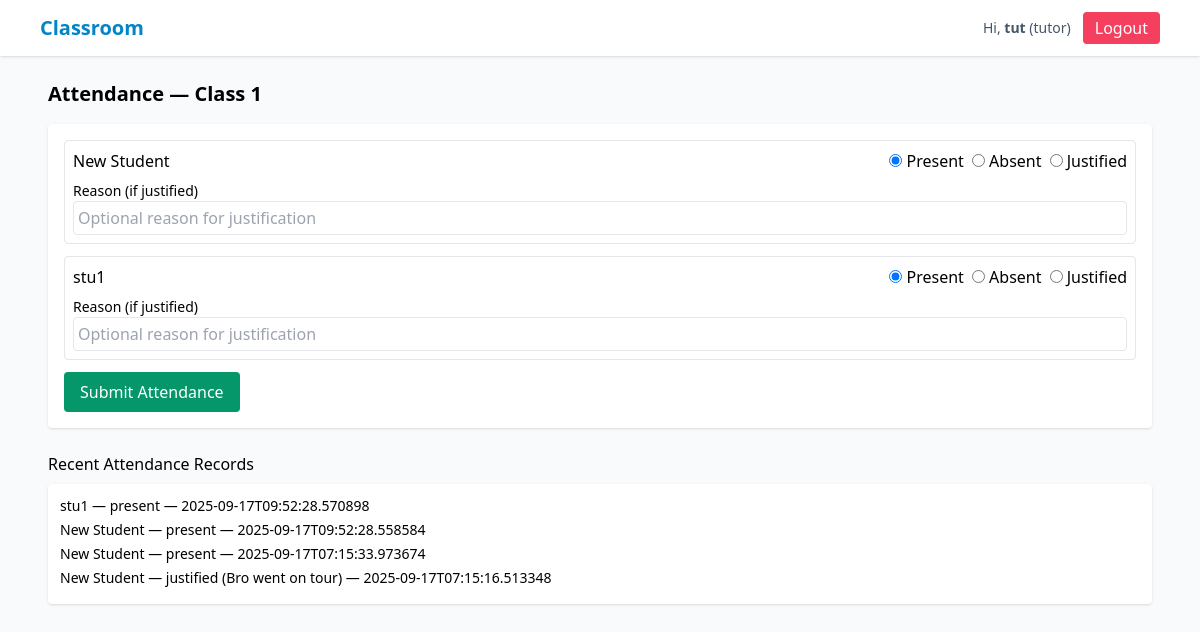
The page /tutor/1/attendance (signed in) on the database its author committed.
### tables this page shows
CREATE TABLE users (
      id INTEGER PRIMARY KEY AUTOINCREMENT,
      name TEXT NOT NULL,
      email TEXT UNIQUE NOT NULL,
      password_hash TEXT NOT NULL,
      role TEXT NOT NULL CHECK(role IN ('admin','tutor','student')),
      created_at TEXT NOT NULL
    );

CREATE TABLE attendance (
      id INTEGER PRIMARY KEY AUTOINCREMENT,
      class_id INTEGER NOT NULL,
      student_id INTEGER NOT NULL,
      status TEXT NOT NULL CHECK(status IN ('present','absent','justified')),
      reason TEXT,
      marked_by INTEGER NOT NULL, -- tutor id
      marked_at TEXT NOT NULL,
      FOREIGN KEY(class_id) REFERENCES classes(id) ON DELETE CASCADE,
      FOREIGN KEY(student_id) REFERENCES users(id) ON DELETE CASCADE,
      FOREIGN KEY(marked_by) REFERENCES users(id) ON DELETE CASCADE
    );

### app.py (the view, shortened to what this page needs)
@app.route("/tutor/<int:class_id>/attendance", methods=["GET","POST"])
@login_required
def tutor_attendance(class_id):
    if current_user.role != "tutor": flash("Forbidden","danger"); return redirect(url_for("index"))
    students = DB.get_students_in_class(class_id)
    attendance = DB.get_attendance_for_class(class_id)
    return render_template("attendance.html", students=students, attendance=attendance, class_id=class_id)

### app.py (called while the page is built)
@login_manager.user_loader
def load_user(user_id):
    row = DB.get_user_by_id(int(user_id))
    if row:
        return User(row)
    return None

### db.py (called while the page is built)
def get_connection():
    conn = sqlite3.connect(DB_PATH, timeout=5, detect_types=sqlite3.PARSE_DECLTYPES, check_same_thread=False)
    conn.row_factory = sqlite3.Row
    conn.execute("PRAGMA foreign_keys = ON;")
    return conn

def get_user_by_id(uid: int) -> Optional[sqlite3.Row]:
    conn = get_connection()
    cur = conn.cursor()
    cur.execute("SELECT * FROM users WHERE id = ?", (uid,))
    r = cur.fetchone()
    conn.close()
    return r

def get_students_in_class(class_id: int):
    conn = get_connection()
    cur = conn.cursor()
    cur.execute("""
      SELECT u.* FROM users u
      JOIN enrollments e ON e.user_id = u.id
      WHERE e.class_id = ? AND u.role = 'student'
    """, (class_id,))
    rows = cur.fetchall()
    conn.close()
    return rows

def get_attendance_for_class(class_id: int):
    conn = get_connection()
    cur = conn.cursor()
    cur.execute("""
      SELECT a.*, u.name as student_name FROM attendance a
      JOIN users u ON u.id = a.student_id
      WHERE a.class_id = ?
      ORDER BY a.marked_at DESC
    """, (class_id,))
    rows = cur.fetchall()
    conn.close()
    return rows

### templates/attendance.html
{% extends "base.html" %}
{% block content %}
<h2 class="text-xl font-semibold mb-4">Attendance — Class {{ class_id }}</h2>
<form method="post" class="bg-white p-4 rounded shadow">
  {% for s in students %}
    <div class="mb-3 border p-2 rounded">
      <div class="flex justify-between items-center">
        <div>{{ s.name }}</div>
        <div class="flex items-center gap-2">
          <label><input type="radio" name="status_{{ s.id }}" value="present" checked/> Present</label>
          <label><input type="radio" name="status_{{ s.id }}" value="absent"/> Absent</label>
          <label><input type="radio" name="status_{{ s.id }}" value="justified"/> Justified</label>
        </div>
      </div>
      <div class="mt-2">
        <label class="block text-sm">Reason (if justified)</label>
        <input name="reason_{{ s.id }}" class="w-full border p-1 rounded" placeholder="Optional reason for justification"/>
      </div>
    </div>
  {% endfor %}
  <button class="px-4 py-2 bg-emerald-600 text-white rounded">Submit Attendance</button>
</form>
<h3 class="mt-6 mb-2">Recent Attendance Records</h3>
<div class="bg-white p-3 rounded shadow">
  <ul class="text-sm">
    {% for a in attendance %}
      <li class="mb-1">{{ a.student_name }} — {{ a.status }} {% if a.reason %} ({{ a.reason }}){% endif %} — {{ a.marked_at }}</li>
    {% else %}
      <li class="text-slate-500">No attendance records yet</li>
    {% endfor %}
  </ul>
</div>
{% endblock %}

### templates/base.html (shortened to what this page needs)
<!doctype html>
<html lang="en">
<head>
  <script src="https://cdn.tailwindcss.com"></script>
</head>
<body class="bg-slate-50 min-h-screen">
  <nav class="bg-white shadow">
    <div class="max-w-6xl mx-auto px-4 py-3 flex justify-between items-center">
      <a class="text-xl font-semibold text-sky-600" href="{{ url_for('index') }}">Classroom</a>
      <div class="flex items-center gap-3">
        {% if current_user.is_authenticated %}
          <span class="text-sm text-slate-600">Hi, <strong>{{ current_user.name }}</strong> ({{ current_user.role }})</span>
          <a class="px-3 py-1 bg-rose-500 text-white rounded" href="{{ url_for('logout') }}">Logout</a>
        {% else %}
          <a class="px-3 py-1 bg-sky-600 text-white rounded" href="{{ url_for('login') }}">Login</a>
        {% endif %}
      </div>
    </div>
  </nav>
  <main class="max-w-6xl mx-auto p-6">
    {% block content %}{% endblock %}
  </main>
</body>
</html>

### rows shown on the page
users: name "tut", role "tutor"
users: name "New Student"
users: name "stu1"
attendance: student_name "stu1", status "present", marked_at "2025-09-17T09:52:28.570898"
attendance: student_name "New Student", status "present", marked_at "2025-09-17T09:52:28.558584"
attendance: student_name "New Student", status "present", marked_at "2025-09-17T07:15:33.973674"
attendance: student_name "New Student", status "justified", reason "Bro went on tour", marked_at "2025-09-17T07:15:16.513348"

### other values the page prints
{{ class_id }} "1"
